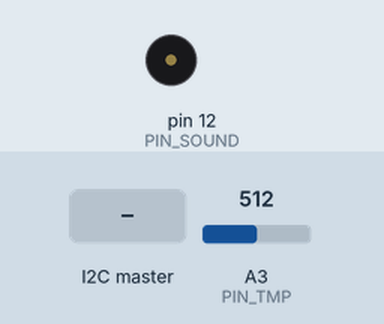
Recording of a sketch running on a simulated Arduino Uno, built with avr-gcc and run on an emulated ATmega328P. Shown: buzzer (waves = sounding). The inputs (shaded band) are chosen by the test bench; at power-on: A3 (PIN_TMP) = 512.

Above: at 1.2 s.
1.3 s: the I2C master sends the byte 1
At 1.9 s:
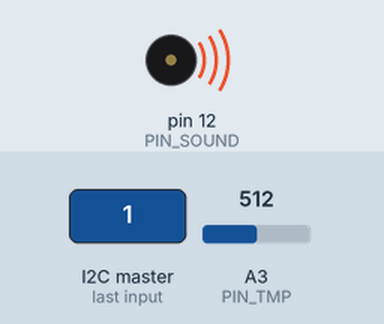
2.8 s: the I2C master sends the byte 0
At 3.1 s:
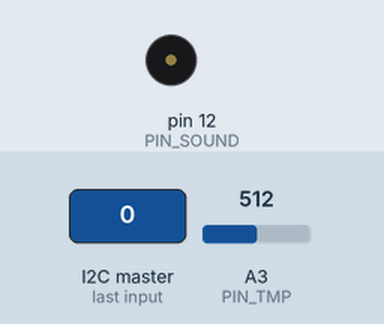
4.3 s: the I2C master sends the byte 2
At 5.5 s:
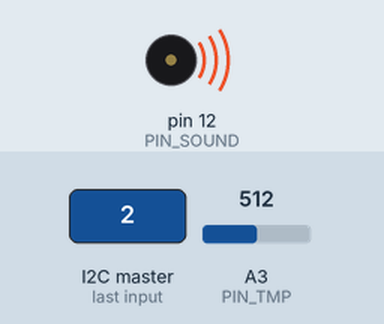
Timing chart, 0 to 7.3 s (numbered marks = the images above; inputs shaded):
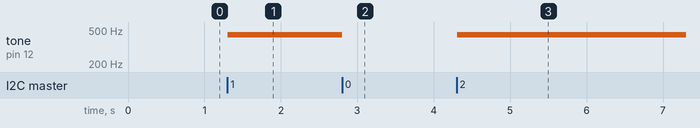

Measured:
- after the input at 1.3 s, tone on pin 12 (PIN_SOUND): silent → 440 Hz at once
- after the input at 2.8 s, tone on pin 12 (PIN_SOUND): 440 Hz → silent at once
- after the input at 4.3 s, tone on pin 12 (PIN_SOUND): silent → 440 Hz at once

The sketch:

practica5_cristiansanchezrodriguez1.ino
```cpp
/* ------------------------------------------------------------ */
// Programador: Cristian Sánchez Rodríguez

// Asignatura: Sistemas empotrados y de tiempo real

// Descripción: Este sistema simula un sistema de funcional
//				para un vehículo
//
//				Se compone de un módulo de temperatura con alarma,
//				un módulo de aparcamiento que te advierte de la
//				cercanía de un obstáculo cuando se activa, y un
//				módulo de luces activado a través de un botón.
/* ------------------------------------------------------------ */

// -- MODULO DE TEMPERATURA -- //
#include <Wire.h>

#define I2C_TMP_ADDRESS 11
#define PAYLOAD_SIZE 2

enum pins {
  PIN_TMP = A3,
  PIN_SOUND = 12
};

enum constants {
  NOTE = 440
};

// Variables globales
int tmp_value, sound_on;

const int INPUT_PINS[] = {PIN_TMP},
  		  OUTPUT_PINS[] = {};

// -- Métodos generales -- //
// Para inicializar los pins
void init_pins()
{
  for (int i = 0; i < sizeof(INPUT_PINS); i++)
    pinMode(INPUT_PINS[i], INPUT);
  for (int i = 0; i < sizeof(OUTPUT_PINS); i++)
    pinMode(OUTPUT_PINS[i], OUTPUT);
}

// Toma medidas de temperatura
void read_tmp()
{
  tmp_value = analogRead(PIN_TMP);
  tmp_value = (tmp_value * (500.0/1023.0)) - 50.0;
}

// Activa o desactiva la alerta en función del módulo central
void alarm ()
{
  if (sound_on)
    tone(PIN_SOUND, NOTE);
  else
    noTone(PIN_SOUND);
}

// -- SETUP -- //
void setup()
{
  // Inicia I2C con la dirección al no ser master
  Wire.begin(I2C_TMP_ADDRESS);
  Serial.begin(9600);
  //Serial.println("INIT TMP");

  read_tmp();
  sound_on = 0;
}

// -- LOOP -- //
void loop()
{
  read_tmp();

  Wire.onRequest(requestEvents);
  Wire.onReceive(receiveEvents);

  alarm();
  delay(100);
}

// -- METODOS I2C -- //
// Solicitudes
void requestEvents()
{
  //Serial.println(">> Request received, sending "+String(tmp_value));
  Wire.write(tmp_value);
}

// Recepciones
void receiveEvents (int numBytes)
{
  //Serial.println(">> Reception waiting...");
  sound_on = Wire.read();
  //Serial.println("\tValue: "+String(sound_on));
  //Serial.println("\tBytes: "+String(numBytes));
}
```
